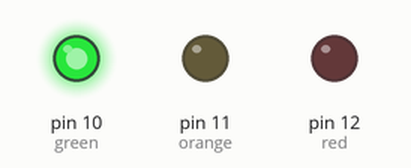
Simulated run of this sketch. Board: Arduino Uno, built with avr-gcc and run on an emulated ATmega328P. Parts: output pins drawn as LEDs (lit = HIGH).

Above: at 1.5 s.
At 3.5 s:
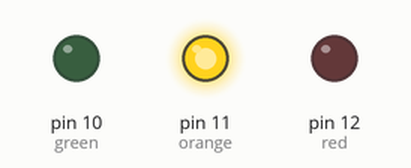
At 5.5 s:
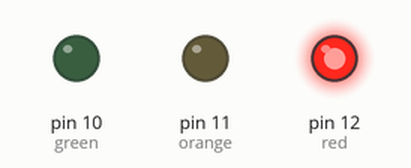
Timing chart, 0 to 9.1 s (numbered marks = the images above):
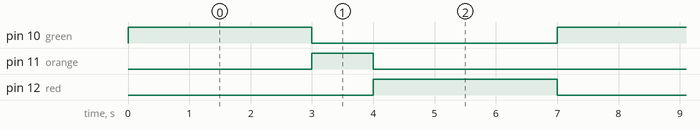

Measured:
- by itself, pin 10 (green), pin 12 (red): alternates HIGH for 3.0 s and LOW for 4.0 s
- by itself, pin 11 (orange): alternates HIGH for 1.0 s and LOW for 6.0 s
- by itself, everything shown: repeats every 7.0 s, in 3 steps

The sketch:

exo3.ino
```cpp
/*
  Reminder :
  the goal of this exercice is to simulate an intersection light
  loop :
    3s green
    1s orange
    3s red
*/

int green = 10;
int orange = 11;
int red = 12;

void setup(){
  pinMode(green,OUTPUT);
  pinMode(orange,OUTPUT);
  pinMode(red,OUTPUT);
}

void loop(){
  //green start

  digitalWrite(orange,LOW);
  digitalWrite(red,LOW);
  digitalWrite(green,HIGH);

  delay(3000);

  //green end
  //orange start

  digitalWrite(green,LOW);
  digitalWrite(orange,HIGH);

  delay(1000);

  //orange end
  //red start

  digitalWrite(orange,LOW);
  digitalWrite(red,HIGH);

  delay(3000);

  //red end
}
```
